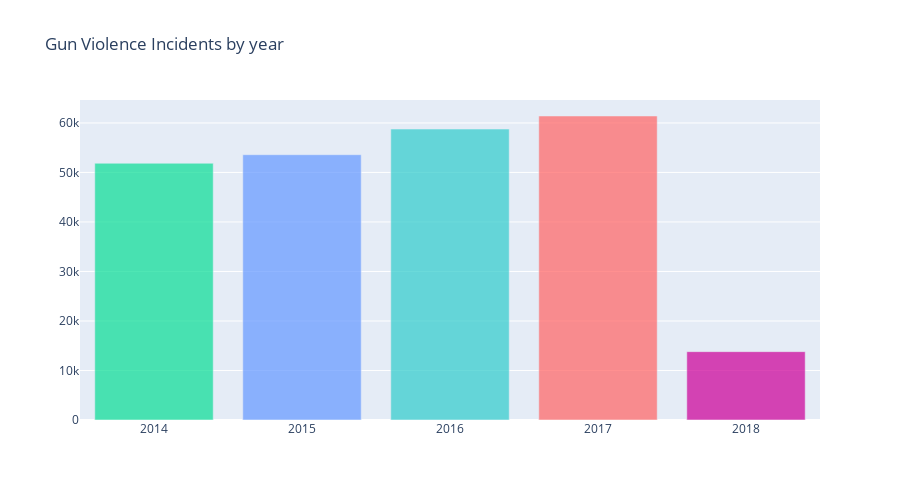

Notebook code cell kept with this figure:
### Code cell
# Incidents by year

# function to aggregate and return keys and values
def create_stack_bar_data(col):
    aggregated = df[col].value_counts()
    x_values = aggregated.index.tolist()
    y_values = aggregated.values.tolist()
    return x_values, y_values

x1, y1 = create_stack_bar_data('year')
x1 = x1[:-1]
y1 = y1[:-1]
trace1 = go.Bar(x=x1, y=y1, opacity=0.9, name="year count", marker=dict(color=['rgba(255, 102, 102, 0.8)', 'rgba(51, 204, 204, 0.8)', 'rgba(102, 153, 255, 0.8)', 'rgba(12, 220, 150, 0.8)', 'rgba(204, 0, 153,0.8)']))
layout = dict(height=500, title='Gun Violence Incidents by year', legend=dict(orientation="h"));
fig = go.Figure(data=[trace1], layout=layout);
iplot(fig);

### Figure 1 — Plotly figure (JSON) as saved in the notebook; plotly's stock layout.template omitted (floating-point values rounded to 4 significant figures)
{"data": [{"marker": {"color": ["rgba(255, 102, 102, 0.8)", "rgba(51, 204, 204, 0.8)", "rgba(102, 153, 255, 0.8)", "rgba(12, 220, 150, 0.8)", "rgba(204, 0, 153,0.8)"]}, "name": "year count", "opacity": 0.9, "type": "bar", "x": [2017, 2016, 2015, 2014, 2018], "y": [61402, 58763, 53579, 51854, 13802]}], "layout": {"height": 500, "legend": {"orientation": "h"}, "title": {"text": "Gun Violence Incidents by year"}}}
